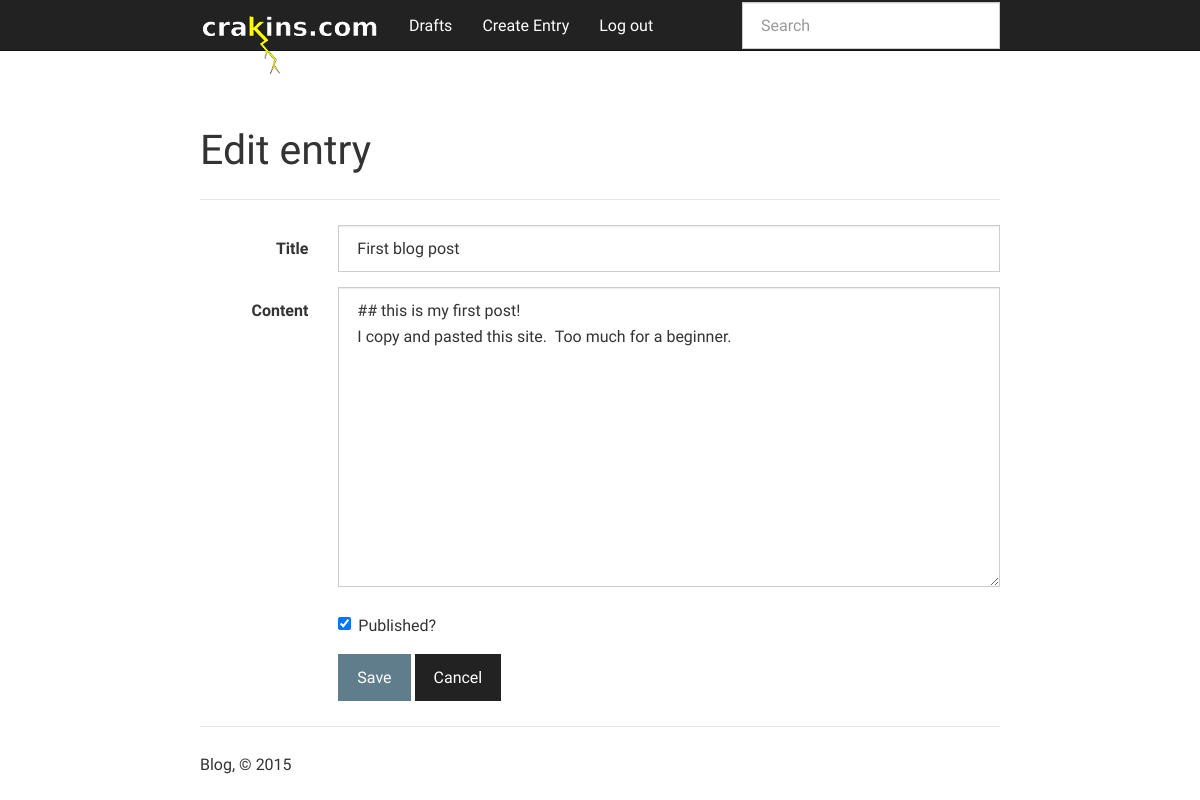
The app's page /first-blog-post/edit/ (signed in) with its own data.
### app.py (models this page shows, shortened)
class Entry(flask_db.Model):
    title = CharField()
    slug = CharField(unique=True)
    content = TextField()
    published = BooleanField(index=True)
    timestamp = DateTimeField(default=datetime.datetime.now, index=True)

### app.py (the view, shortened to what this page needs)
@app.route('/<slug>/edit/', methods=['GET', 'POST'])
@login_required
def edit(slug):
    entry = get_object_or_404(Entry, Entry.slug == slug)
    return render_template('edit.html', entry=entry)

### app.py (called while the page is built)
def login_required(fn):
    @functools.wraps(fn)
    def inner(*args, **kwargs):
        if session.get('logged_in'):
            return fn(*args, **kwargs)
        return redirect(url_for('login', next=request.path))
    return inner

### templates/edit.html (shortened to what this page needs)
{% extends "base.html" %}
{% block content_title %}Edit entry{% endblock %}
{% block content %}
  <form action="{{ url_for('edit', slug=entry.slug) }}" class="form-horizontal" method="post">
    <div class="form-group">
      <label for="title" class="col-sm-2 control-label">Title</label>
      <div class="col-sm-10">
        <input class="form-control" id="title" name="title" type="text" value="{{ request.form.get('title', entry.title) }}">
      </div>
    </div>
    <div class="form-group">
      <label for="Content" class="col-sm-2 control-label">Content</label>
      <div class="col-sm-10">
        <textarea class="form-control" id="content" name="content" style="height: 300px;">{{ request.form.get('content', entry.content) }}</textarea>
      </div>
    </div>
    <div class="form-group">
      <div class="col-sm-offset-2 col-sm-10">
        <div class="checkbox">
          <label>
            <input {% if entry.published %}checked="checked" {% endif %}name="published" type="checkbox" value="y"> Published?
          </label>
        </div>
      </div>
    </div>
    <div class="form-group">
      <div class="col-sm-offset-2 col-sm-10">
        <button class="btn btn-primary" type="submit">Save</button>
        <a class="btn btn-default" href="{{ url_for('index') }}">Cancel</a>
      </div>
    </div>
  </form>
{% endblock %}

### records on screen
Entry: title "First blog post", content "## this is my first post! I copy and pasted this site. Too much for a beginner.", published "☑"
